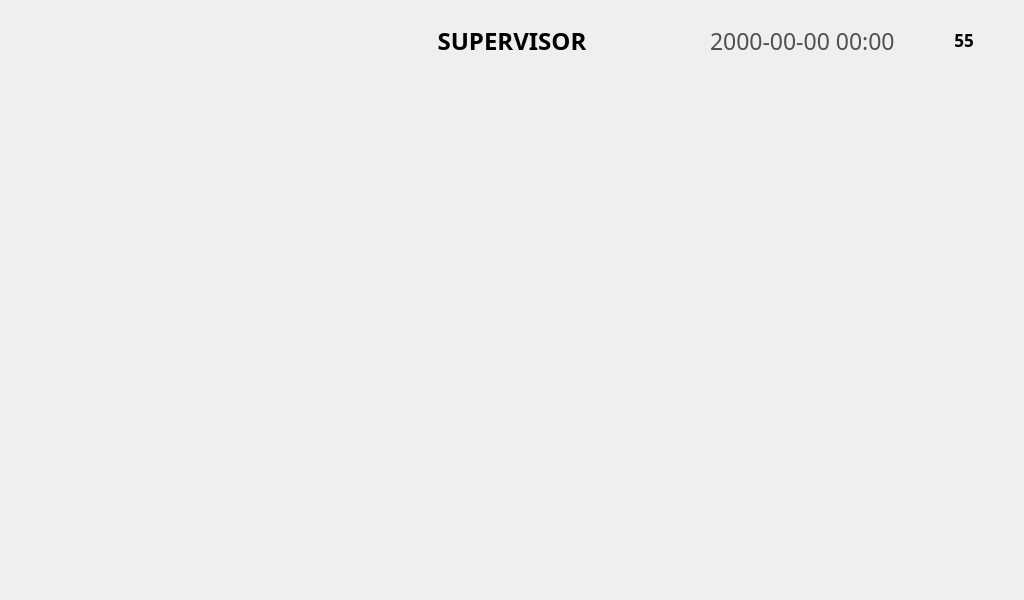
<?xml version="1.0" encoding="UTF-8"?>
<ui version="4.0">
 <class>OperatorViewWindow</class>
 <widget class="QMainWindow" name="OperatorViewWindow">
  <property name="geometry">
   <rect>
    <x>0</x>
    <y>0</y>
    <width>1024</width>
    <height>600</height>
   </rect>
  </property>
  <property name="windowTitle">
   <string notr="true">Home</string>
  </property>
  <property name="unifiedTitleAndToolBarOnMac">
   <bool>false</bool>
  </property>
  <widget class="QWidget" name="centralwidget">
   <widget class="QPushButton" name="pushButton_OperatorBackArrow">
    <property name="geometry">
     <rect>
      <x>14</x>
      <y>16</y>
      <width>50</width>
      <height>50</height>
     </rect>
    </property>
    <property name="font">
     <font>
      <family>Arial</family>
      <pointsize>12</pointsize>
      <weight>75</weight>
      <bold>true</bold>
     </font>
    </property>
    <property name="text">
     <string/>
    </property>
    <property name="icon">
     <iconset>
      <normaloff>image/Icon/BackArrow.png</normaloff>image/Icon/BackArrow.png</iconset>
    </property>
    <property name="flat">
     <bool>true</bool>
    </property>
   </widget>
   <widget class="QPushButton" name="pushButton_Camset">
    <property name="geometry">
     <rect>
      <x>196</x>
      <y>150</y>
      <width>276</width>
      <height>156</height>
     </rect>
    </property>
    <property name="text">
     <string/>
    </property>
    <property name="icon">
     <iconset>
      <normaloff>image/Super/Super_CAM.png</normaloff>image/Super/Super_CAM.png</iconset>
    </property>
    <property name="iconSize">
     <size>
      <width>276</width>
      <height>156</height>
     </size>
    </property>
    <property name="flat">
     <bool>true</bool>
    </property>
   </widget>
   <widget class="QPushButton" name="pushButton_Network">
    <property name="geometry">
     <rect>
      <x>196</x>
      <y>340</y>
      <width>276</width>
      <height>156</height>
     </rect>
    </property>
    <property name="text">
     <string/>
    </property>
    <property name="icon">
     <iconset>
      <normaloff>image/Super/Super_Network.png</normaloff>image/Super/Super_Network.png</iconset>
    </property>
    <property name="iconSize">
     <size>
      <width>276</width>
      <height>156</height>
     </size>
    </property>
    <property name="flat">
     <bool>true</bool>
    </property>
   </widget>
   <widget class="QPushButton" name="pushButton_Settings">
    <property name="geometry">
     <rect>
      <x>552</x>
      <y>150</y>
      <width>276</width>
      <height>156</height>
     </rect>
    </property>
    <property name="text">
     <string/>
    </property>
    <property name="icon">
     <iconset>
      <normaloff>image/Super/Super_Settings.png</normaloff>image/Super/Super_Settings.png</iconset>
    </property>
    <property name="iconSize">
     <size>
      <width>276</width>
      <height>156</height>
     </size>
    </property>
    <property name="flat">
     <bool>true</bool>
    </property>
   </widget>
   <widget class="QPushButton" name="pushButton_Update">
    <property name="geometry">
     <rect>
      <x>552</x>
      <y>340</y>
      <width>276</width>
      <height>156</height>
     </rect>
    </property>
    <property name="text">
     <string/>
    </property>
    <property name="icon">
     <iconset>
      <normaloff>image/Super/Super_Update.png</normaloff>image/Super/Super_Update.png</iconset>
    </property>
    <property name="iconSize">
     <size>
      <width>276</width>
      <height>156</height>
     </size>
    </property>
    <property name="flat">
     <bool>true</bool>
    </property>
   </widget>
   <widget class="QLabel" name="label_2">
    <property name="geometry">
     <rect>
      <x>934</x>
      <y>26</y>
      <width>64</width>
      <height>30</height>
     </rect>
    </property>
    <property name="text">
     <string/>
    </property>
    <property name="pixmap">
     <pixmap>image/Icon/Battery_Icon-050.png</pixmap>
    </property>
   </widget>
   <widget class="QLabel" name="label">
    <property name="geometry">
     <rect>
      <x>407</x>
      <y>24</y>
      <width>210</width>
      <height>34</height>
     </rect>
    </property>
    <property name="palette">
     <palette>
      <active>
       <colorrole role="WindowText">
        <brush brushstyle="SolidPattern">
         <color alpha="255">
          <red>0</red>
          <green>0</green>
          <blue>0</blue>
         </color>
        </brush>
       </colorrole>
      </active>
      <inactive>
       <colorrole role="WindowText">
        <brush brushstyle="SolidPattern">
         <color alpha="255">
          <red>0</red>
          <green>0</green>
          <blue>0</blue>
         </color>
        </brush>
       </colorrole>
      </inactive>
      <disabled>
       <colorrole role="WindowText">
        <brush brushstyle="SolidPattern">
         <color alpha="255">
          <red>120</red>
          <green>120</green>
          <blue>120</blue>
         </color>
        </brush>
       </colorrole>
      </disabled>
     </palette>
    </property>
    <property name="font">
     <font>
      <family>Pretendard</family>
      <pointsize>18</pointsize>
      <weight>75</weight>
      <bold>true</bold>
     </font>
    </property>
    <property name="text">
     <string>SUPERVISOR</string>
    </property>
    <property name="alignment">
     <set>Qt::AlignCenter</set>
    </property>
   </widget>
   <widget class="QLabel" name="label_DateNClock">
    <property name="geometry">
     <rect>
      <x>710</x>
      <y>24</y>
      <width>210</width>
      <height>34</height>
     </rect>
    </property>
    <property name="palette">
     <palette>
      <active>
       <colorrole role="WindowText">
        <brush brushstyle="SolidPattern">
         <color alpha="255">
          <red>79</red>
          <green>79</green>
          <blue>79</blue>
         </color>
        </brush>
       </colorrole>
      </active>
      <inactive>
       <colorrole role="WindowText">
        <brush brushstyle="SolidPattern">
         <color alpha="255">
          <red>79</red>
          <green>79</green>
          <blue>79</blue>
         </color>
        </brush>
       </colorrole>
      </inactive>
      <disabled>
       <colorrole role="WindowText">
        <brush brushstyle="SolidPattern">
         <color alpha="255">
          <red>120</red>
          <green>120</green>
          <blue>120</blue>
         </color>
        </brush>
       </colorrole>
      </disabled>
     </palette>
    </property>
    <property name="font">
     <font>
      <family>Pretendard</family>
      <pointsize>17</pointsize>
      <weight>50</weight>
      <bold>false</bold>
     </font>
    </property>
    <property name="text">
     <string>2000-00-00 00:00</string>
    </property>
    <property name="alignment">
     <set>Qt::AlignLeading|Qt::AlignLeft|Qt::AlignVCenter</set>
    </property>
   </widget>
   <widget class="QLabel" name="label_BatteryGuage">
    <property name="geometry">
     <rect>
      <x>945</x>
      <y>25</y>
      <width>38</width>
      <height>30</height>
     </rect>
    </property>
    <property name="palette">
     <palette>
      <active>
       <colorrole role="WindowText">
        <brush brushstyle="SolidPattern">
         <color alpha="255">
          <red>0</red>
          <green>0</green>
          <blue>0</blue>
         </color>
        </brush>
       </colorrole>
      </active>
      <inactive>
       <colorrole role="WindowText">
        <brush brushstyle="SolidPattern">
         <color alpha="255">
          <red>0</red>
          <green>0</green>
          <blue>0</blue>
         </color>
        </brush>
       </colorrole>
      </inactive>
      <disabled>
       <colorrole role="WindowText">
        <brush brushstyle="SolidPattern">
         <color alpha="255">
          <red>120</red>
          <green>120</green>
          <blue>120</blue>
         </color>
        </brush>
       </colorrole>
      </disabled>
     </palette>
    </property>
    <property name="font">
     <font>
      <family>Pretendard</family>
      <pointsize>13</pointsize>
      <weight>75</weight>
      <bold>true</bold>
     </font>
    </property>
    <property name="text">
     <string>55</string>
    </property>
    <property name="alignment">
     <set>Qt::AlignCenter</set>
    </property>
   </widget>
  </widget>
 </widget>
 <resources/>
 <connections/>
</ui>
